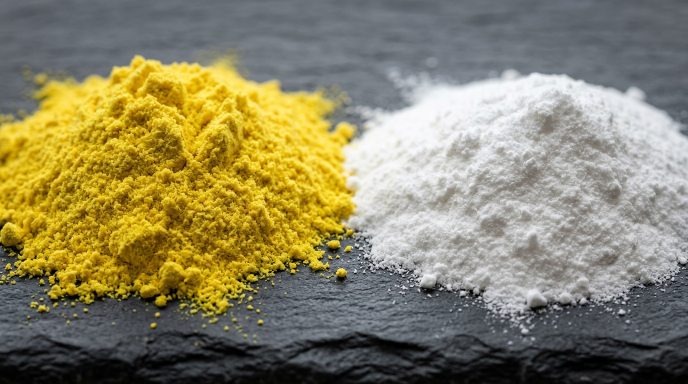
#> input picture MagoWebsite/src/assets/products/blowing-agent-powder.jpg, 1376 x 768 px (shown at 1/2 size)
$ python -i build_enterprise_catalog_images.py   (imports and definitions only)
#> lines starting #> are read from the running program, lines starting #| are printed output that depends on the picture
#!/usr/bin/env python3
import os
import json
import numpy as np
from PIL import Image, ImageEnhance, ImageFilter, ImageOps

BASE_DIR = '/Users/maazkashif/Documents/GitHub/MagoWebsite2025/MagoWebsite/src/assets/products'
OUT_DIR = '/Users/maazkashif/Documents/GitHub/MagoWebsite2025/MagoWebsite/src/assets/products/items'
PRODUCTS_FILE = '/tmp/products_list.json'

# [1 line not run here, left out]

# Cache base plates
base_cache = {}
# [16 lines left out: functions get_base, add_crystal_sparkle, not called in this run]

def color_grade(img, r=1.0, g=1.0, b=1.0, br=1.0, co=1.0, sa=1.0, grayscale=False):
    if grayscale:
        img = ImageOps.grayscale(img).convert('RGB')
    arr = np.array(img).astype(np.float32)
    arr[:, :, 0] *= r
    arr[:, :, 1] *= g
    arr[:, :, 2] *= b
    arr = np.clip(arr * br, 0, 255).astype(np.uint8)
    res = Image.fromarray(arr)
    if co != 1.0:
        res = ImageEnhance.Contrast(res).enhance(co)
    if sa != 1.0 and not grayscale:
        res = ImageEnhance.Color(res).enhance(sa)
    return res

# [355 lines left out: functions process_product, build_all_specs, main, not called in this run]

# [2 lines not run here, left out]

>>> import cv2
>>> picture = cv2.imread('../src/assets/products/blowing-agent-powder.jpg', cv2.IMREAD_GRAYSCALE)
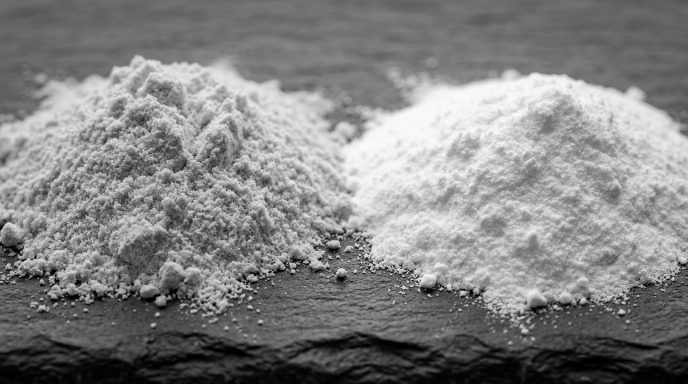
#> picture: shape (768, 1376) (shown at 1/2 size); min 0, max 255, mean 130.5
>>> result = color_grade(picture)
#> (the run stopped early here; a loop or call above may not have finished)

$ run again, on MagoWebsite/src/assets/products/natural-rubber.jpg
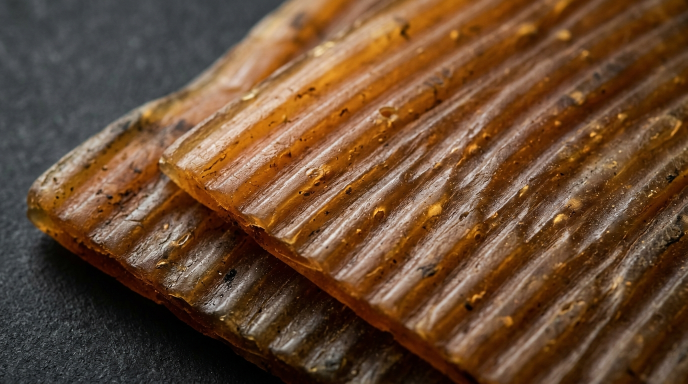
#> input picture MagoWebsite/src/assets/products/natural-rubber.jpg, 1376 x 768 px (shown at 1/2 size)
#> `picture = cv2.imread('../src/assets/products/blowing-agent-powder.jpg'..`:
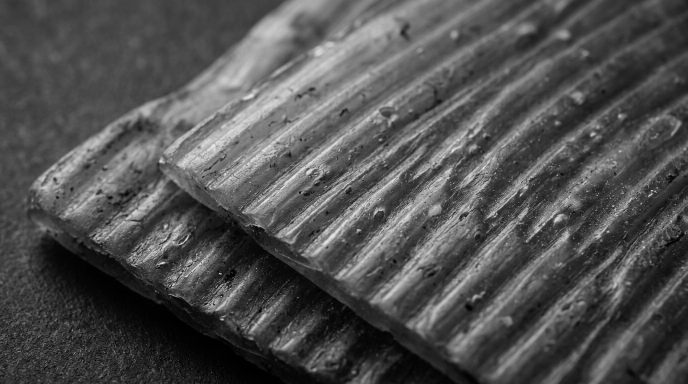
#> picture: shape (768, 1376) (shown at 1/2 size); min 0, max 246, mean 80.8

$ run again, on MagoWebsite/src/assets/products/pigment-powders.jpg
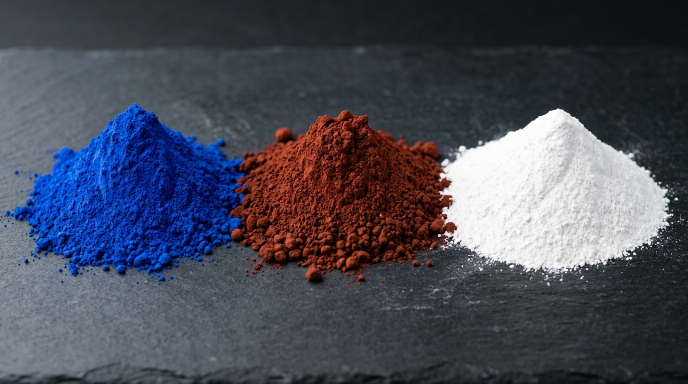
#> input picture MagoWebsite/src/assets/products/pigment-powders.jpg, 1376 x 768 px (shown at 1/2 size)
#> `picture = cv2.imread('../src/assets/products/blowing-agent-powder.jpg'..`:
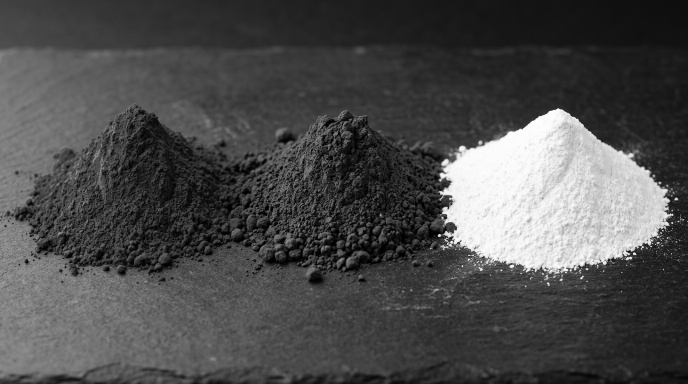
#> picture: shape (768, 1376) (shown at 1/2 size); min 0, max 255, mean 76.3
